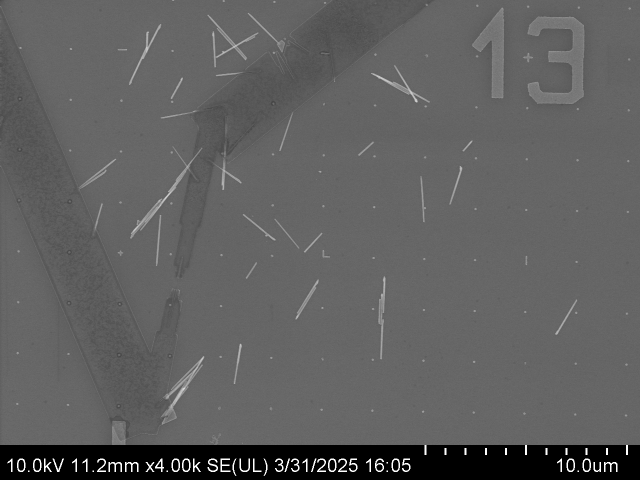
#> input picture experimental_sem/13.tif, 1280 x 960 px (shown at 1/2 size)
$ python -i crops.py   (imports and definitions only)
#> lines starting #> are read from the running program, lines starting #| are printed output that depends on the picture; after the words box and inside, x2 and y2 are one past the last pixel; in counts of white or black regions, pixels touching at a corner belong together
#> further down, picture is the input picture: shape (960, 1280, 3); min 0, max 255, mean 95
#!/usr/bin/env python3
"""Pure (cv2/numpy) crop preprocessing for nanowire components.

These helpers turn a connected-component crop into the normalized/aligned input
the CNN expects. They are deliberately torch-free so the grid + nanowire
pipelines can import them (and run with the CNN disabled) without installing
torch. The training/inference code in ``train_classifier`` re-exports them.
"""

import cv2
import numpy as np


LABEL_TO_TARGET = {"bad": 0.0, "single": 1.0}


# [46 lines left out: function pca_align_mask, not called in this run]


def robust_normalize_gray(img: np.ndarray) -> np.ndarray:
    pixels = img.astype(np.float32)
    lo, hi = np.percentile(pixels, [1.0, 99.5])
    if hi <= lo:
        lo, hi = float(pixels.min()), float(pixels.max())
    if hi <= lo:
        return np.zeros_like(img, dtype=np.uint8)
    out = (pixels - lo) / (hi - lo) * 255.0
    return np.clip(out, 0, 255).astype(np.uint8)


def pca_align_soft_gray(img: np.ndarray, output_size: int | None = None) -> np.ndarray:
    """Align using a binary foreground estimate, but preserve grayscale values."""
    if output_size is None:
        output_size = int(img.shape[0])
    if img.ndim == 3:
        img = cv2.cvtColor(img, cv2.COLOR_BGR2GRAY)
    gray = robust_normalize_gray(img)
#> in robust_normalize_gray, `lo, hi = np.percentile(pixels, [1.0, 99.5])`: lo = 0; hi = 255
    blur = cv2.GaussianBlur(gray, (0, 0), 0.6)
    _, mask = cv2.threshold(blur, 0, 255, cv2.THRESH_BINARY + cv2.THRESH_OTSU)
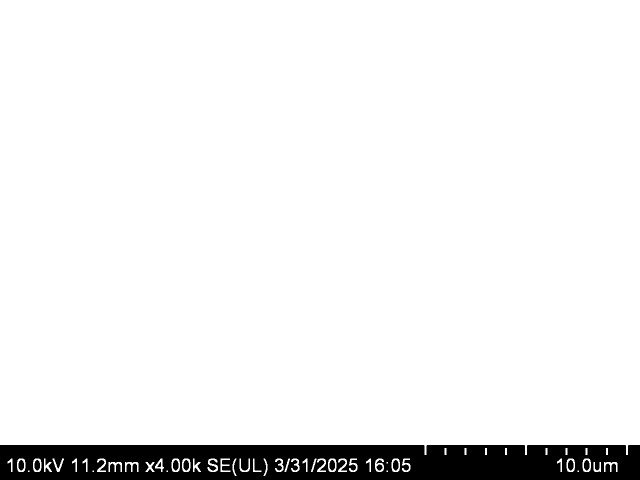
#> mask: shape (960, 1280) (shown at 1/2 size); 93.4% white; 11 black regions, largest, box (x1, y1, x2, y2) and area: (0, 890, 1280, 960) 79799, (37, 920, 48, 941) 185, (69, 920, 80, 941) 185
    ys, xs = np.nonzero(mask > 0)
    if len(xs) < 3:
        return cv2.resize(gray, (output_size, output_size), interpolation=cv2.INTER_AREA)

    points = np.column_stack([xs, ys]).astype(np.float32)
#> points = 1147374 pairs, first value 0 to 1279, second value 0 to 951
    center = points.mean(axis=0)
#> center = [638.6, 447.9]
    centered = points - center
#> centered = 1147374 pairs, first value -638.6 to 640.4, second value -447.9 to 503.1
    cov = np.cov(centered.T)
#> cov = [[136469.9, -229.6], [-229.6, 67193.1]]
    evals, evecs = np.linalg.eigh(cov)
#> evals = [67192.4, 136470.7]; evecs = [[-0.00331, -1], [-1, 0.00331]]
    major = evecs[:, int(np.argmax(evals))]
#> major = [-1, 0.00331]
    angle_deg = np.degrees(np.arctan2(major[1], major[0]))
#> angle_deg = 179.8
    rotate_deg = 90.0 - angle_deg
#> rotate_deg = -89.81
    matrix = cv2.getRotationMatrix2D((float(center[0]), float(center[1])), rotate_deg, 1.0)
#> matrix = [[0.00331, -1, 1084.4], [1, 0.00331, -192.1]]
    rotated_gray = cv2.warpAffine(gray, matrix, (gray.shape[1], gray.shape[0]), flags=cv2.INTER_LINEAR, borderValue=0)
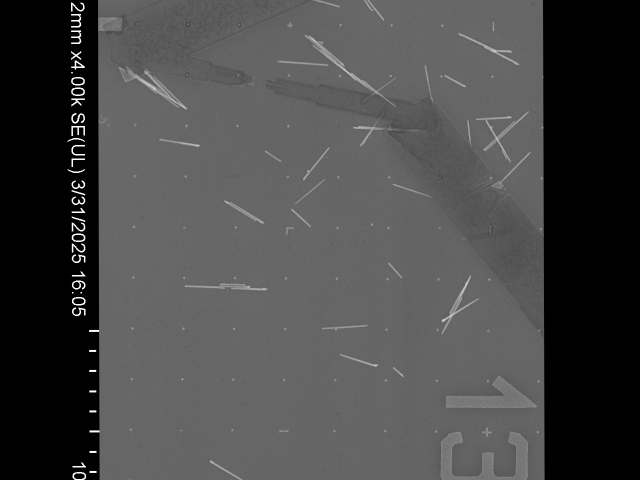
#> rotated_gray: shape (960, 1280) (shown at 1/2 size); min 0, max 255, mean 71.6
    rotated_mask = cv2.warpAffine(mask, matrix, (mask.shape[1], mask.shape[0]), flags=cv2.INTER_NEAREST, borderValue=0)
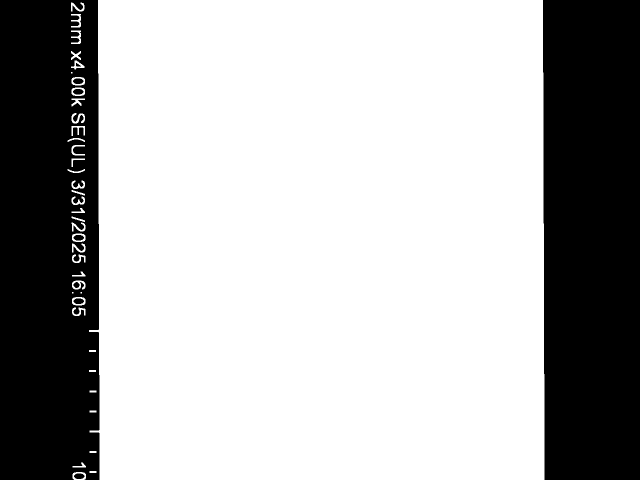
#> rotated_mask: shape (960, 1280) (shown at 1/2 size); 70% white; 9 black regions, largest, box (x1, y1, x2, y2) and area: (1086, 0, 1280, 960) 184700, (0, 0, 199, 960) 182511, (146, 157, 167, 168) 185

    ys2, xs2 = np.nonzero(rotated_mask > 0)
    if len(xs2) >= 3:
        x0, x1 = int(xs2.min()), int(xs2.max()) + 1
#> x0 = 135; x1 = 1089
        y0, y1 = int(ys2.min()), int(ys2.max()) + 1
#> y0 = 0; y1 = 960
        pad = max(4, int(0.18 * max(x1 - x0, y1 - y0)))
#> pad = 172
        x0 = max(0, x0 - pad)
#> x0 = 0
        y0 = max(0, y0 - pad)
        x1 = min(rotated_gray.shape[1], x1 + pad)
#> x1 = 1261
        y1 = min(rotated_gray.shape[0], y1 + pad)
        rotated_gray = rotated_gray[y0:y1, x0:x1]
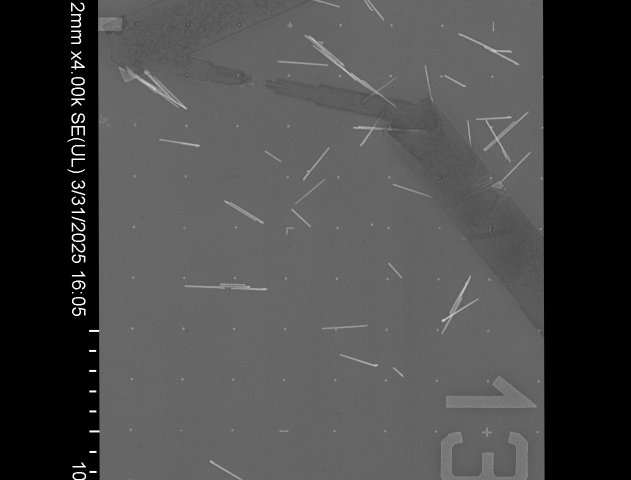
#> rotated_gray: shape (960, 1261) (shown at 1/2 size); min 0, max 255, mean 72.6

    canvas = np.zeros((output_size, output_size), dtype=np.uint8)
    scale = min(output_size / rotated_gray.shape[1], output_size / rotated_gray.shape[0])
    resized = cv2.resize(
        rotated_gray,
        (max(1, int(rotated_gray.shape[1] * scale)), max(1, int(rotated_gray.shape[0] * scale))),
        interpolation=cv2.INTER_AREA,
    )
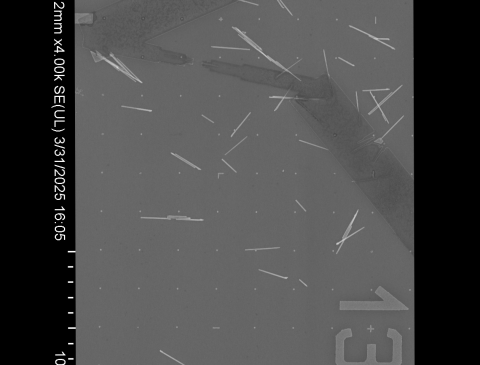
#> resized: shape (730, 960) (shown at 1/2 size); min 0, max 255, mean 72.6
    yy = (output_size - resized.shape[0]) // 2
    xx = (output_size - resized.shape[1]) // 2
    canvas[yy:yy + resized.shape[0], xx:xx + resized.shape[1]] = resized
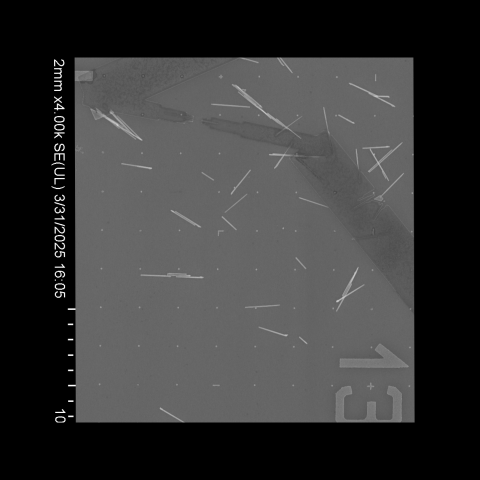
#> canvas: shape (960, 960) (shown at 1/2 size); min 0, max 255, mean 55.2
    return robust_normalize_gray(canvas)
#> in robust_normalize_gray (call 2), `lo, hi = np.percentile(pixels, [1.0, 99.5])`: hi = 158
#> in robust_normalize_gray (call 2), `return np.clip(out, 0, 255).astype(np.uint8)`:
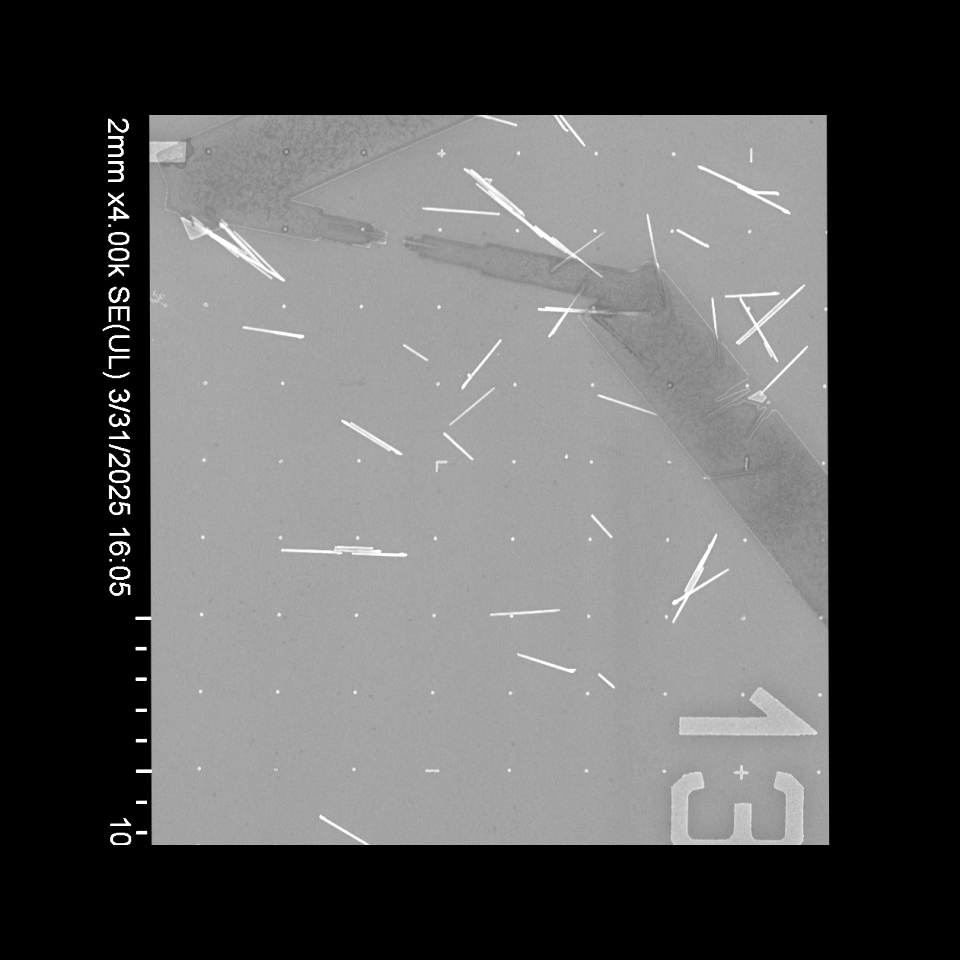
#> returned value: shape (960, 960); min 0, max 255, mean 88.5


# [8 lines left out: function preprocess_image, not called in this run]

>>> import cv2
>>> picture = cv2.imread('../experimental_sem/13.tif')
>>> result = pca_align_soft_gray(picture)

$ run again, on experimental_sem/22.tif
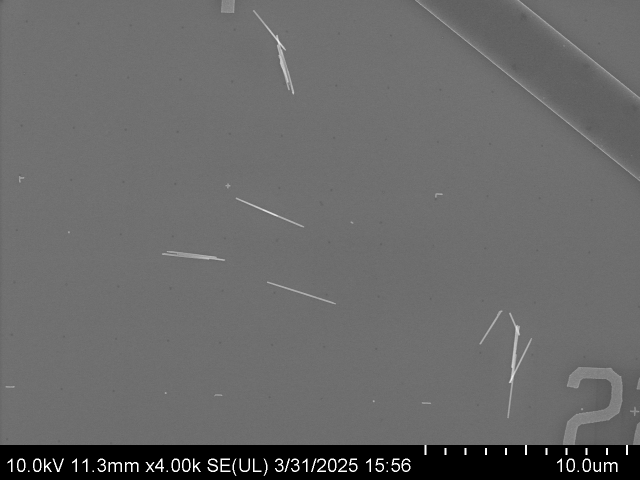
#> input picture experimental_sem/22.tif, 1280 x 960 px (shown at 1/2 size)
#> picture is the input picture: shape (960, 1280, 3); min 0, max 255, mean 104.3
#> lo = 0; hi = 255
#> mask: shape (960, 1280); 93.4% white; 10 black regions, largest, box (x1, y1, x2, y2) and area: (0, 890, 1280, 960) 80004, (37, 920, 48, 941) 185, (69, 920, 80, 941) 185
#> points = 1147354 pairs, first value 0 to 1279, second value 0 to 951
#> center = [638.6, 447.9]
#> centered = 1147354 pairs, first value -638.6 to 640.4, second value -447.9 to 503.1
#> cov = [[136470, -228.2], [-228.2, 67190.4]]
#> evals = [67189.6, 136470.8]; evecs = [[-0.00329, -1], [-1, 0.00329]]
#> major = [-1, 0.00329]
#> angle_deg = 179.8
#> rotate_deg = -89.81
#> matrix = [[0.00329, -1, 1084.4], [1, 0.00329, -192.1]]
#> rotated_mask: shape (960, 1280); 70% white; 8 black regions, largest, box (x1, y1, x2, y2) and area: (1086, 0, 1280, 960) 184705, (0, 0, 199, 960) 182710, (146, 157, 167, 168) 185
#> in pca_align_soft_gray, `x0, x1 = int(xs2.min()), int(xs2.max()) + 1`: x0 = 135; x1 = 1089
#> y0 = 0; y1 = 960
#> pad = 172
#> in pca_align_soft_gray, `x0 = max(0, x0 - pad)`: x0 = 0
#> in pca_align_soft_gray, `x1 = min(rotated_gray.shape[1], x1 + pad)`: x1 = 1261
#> in pca_align_soft_gray, `canvas[yy:yy + resized.shape[0], xx:xx + resized.shape[1]] = resized`:
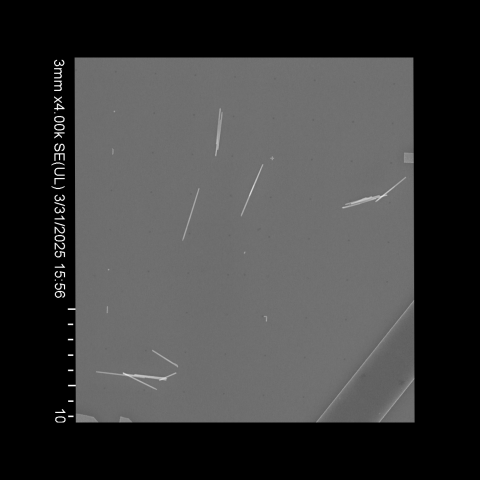
#> canvas: shape (960, 960) (shown at 1/2 size); min 0, max 255, mean 60.5
#> pixels: shape (960, 960) float32
#> hi = 160
#> in robust_normalize_gray (call 2), `return np.clip(out, 0, 255).astype(np.uint8)`:
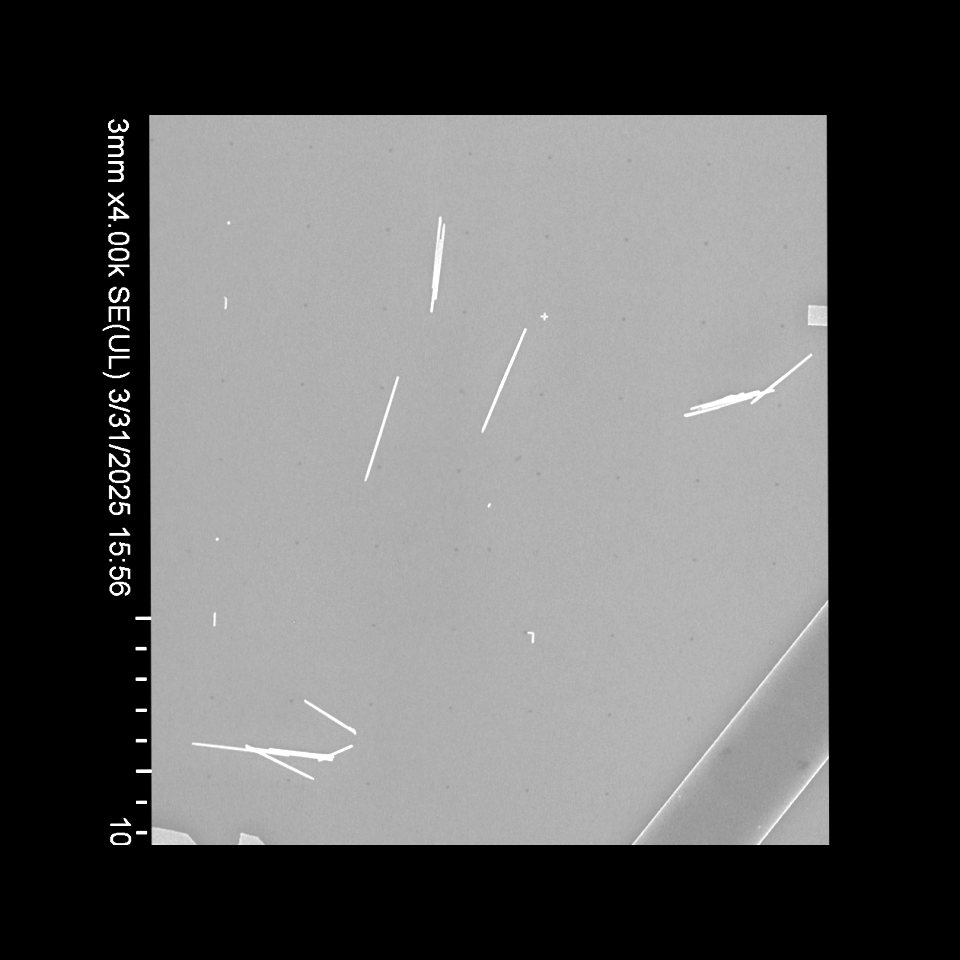
#> returned value: shape (960, 960); min 0, max 255, mean 95.7

$ run again, on experimental_sem/23.tif
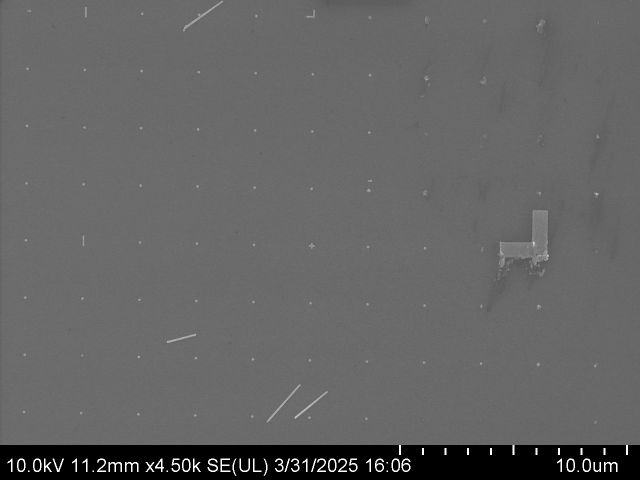
#> input picture experimental_sem/23.tif, 1280 x 960 px (shown at 1/2 size)
#> picture is the input picture: shape (960, 1280, 3); min 0, max 255, mean 99.7
#> lo = 0; hi = 255
#> mask: shape (960, 1280); 93.4% white; 11 black regions, largest, box (x1, y1, x2, y2) and area: (0, 890, 1280, 960) 79850, (37, 920, 48, 941) 185, (69, 920, 80, 941) 185
#> points = 1147403 pairs, first value 0 to 1279, second value 0 to 951
#> center = [638.6, 447.9]
#> centered = 1147403 pairs, first value -638.6 to 640.4, second value -447.9 to 503.1
#> cov = [[136456.8, -234], [-234, 67197.5]]
#> evals = [67196.7, 136457.6]; evecs = [[-0.00338, -1], [-1, 0.00338]]
#> major = [-1, 0.00338]
#> angle_deg = 179.8
#> rotate_deg = -89.81
#> matrix = [[0.00338, -1, 1084.3], [1, 0.00338, -192.1]]
#> rotated_mask: shape (960, 1280); 70% white; 9 black regions, largest, box (x1, y1, x2, y2) and area: (1086, 0, 1280, 960) 184698, (0, 0, 199, 960) 182564, (146, 178, 167, 189) 185
#> in pca_align_soft_gray, `x0, x1 = int(xs2.min()), int(xs2.max()) + 1`: x0 = 135; x1 = 1089
#> y0 = 0; y1 = 960
#> pad = 172
#> in pca_align_soft_gray, `x0 = max(0, x0 - pad)`: x0 = 0
#> in pca_align_soft_gray, `x1 = min(rotated_gray.shape[1], x1 + pad)`: x1 = 1261
#> in pca_align_soft_gray, `canvas[yy:yy + resized.shape[0], xx:xx + resized.shape[1]] = resized`:
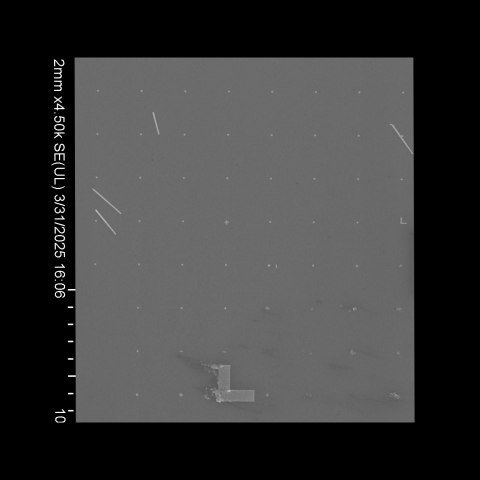
#> canvas: shape (960, 960) (shown at 1/2 size); min 0, max 255, mean 57.8
#> pixels: shape (960, 960) float32
#> hi = 135
#> in robust_normalize_gray (call 2), `return np.clip(out, 0, 255).astype(np.uint8)`:
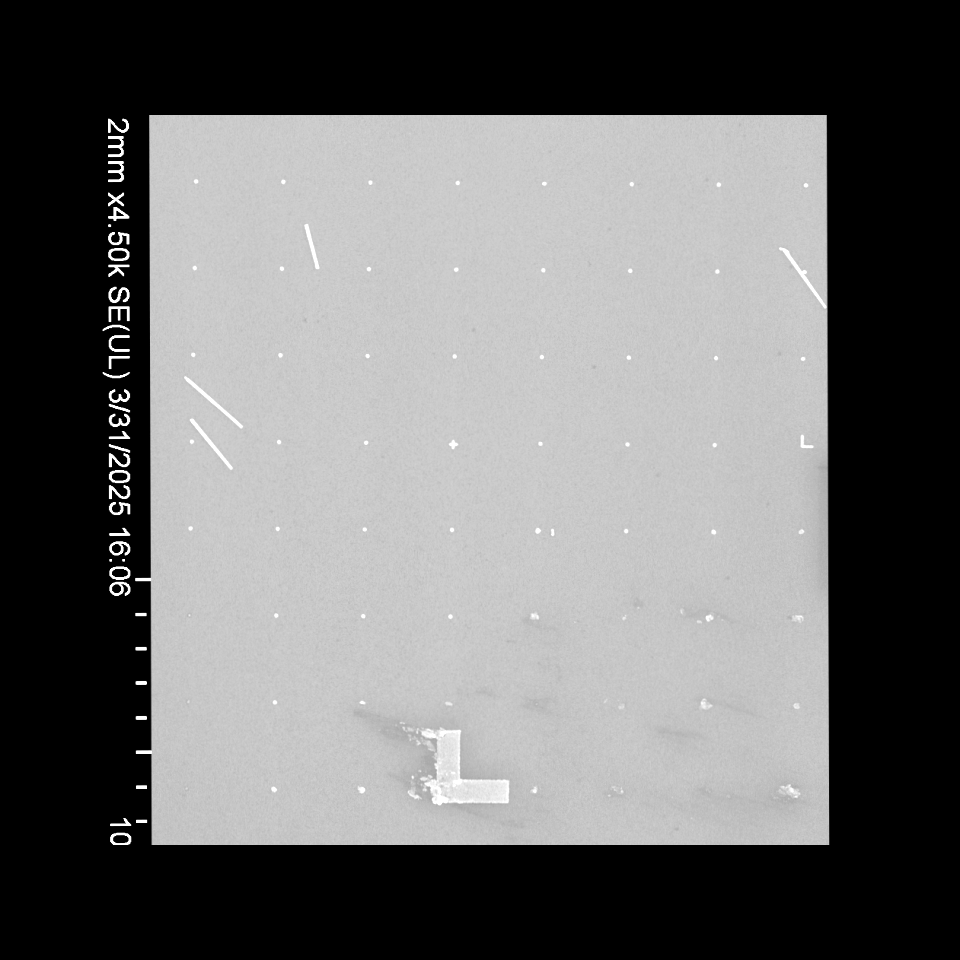
#> returned value: shape (960, 960); min 0, max 255, mean 108.4
